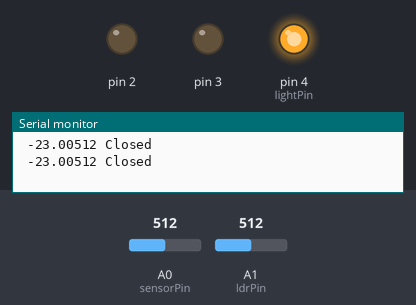
This sketch was run on a simulated Arduino Uno, built with avr-gcc and run on an emulated ATmega328P. On the bench: output pins drawn as LEDs (lit = HIGH), the last lines printed to the serial monitor. The test bench sets the inputs (shaded band); at power-on: A0 (sensorPin) = 512, A1 (ldrPin) = 512.

Above: at 1.8 s.
1.9 s: A0 (sensorPin) set to 553
3.4 s: A0 (sensorPin) set to 578
At 4.7 s:
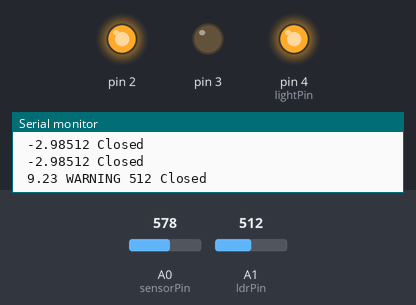
5.5 s: A1 (ldrPin) set to 0
At 6.3 s:
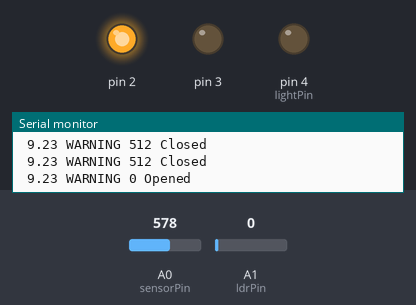
7.5 s: A0 (sensorPin) set to 511
At 9.1 s:
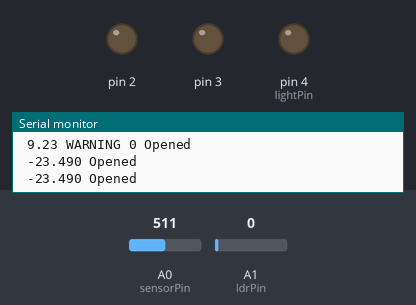
9.5 s: A0 (sensorPin) set to 716
At 10.7 s:
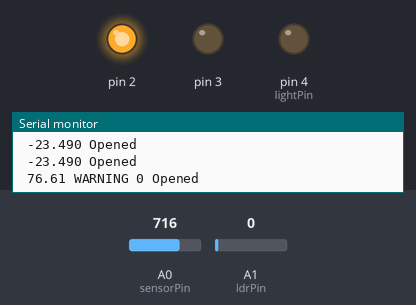
11.5 s: A0 (sensorPin) set to 306
At 13.5 s:
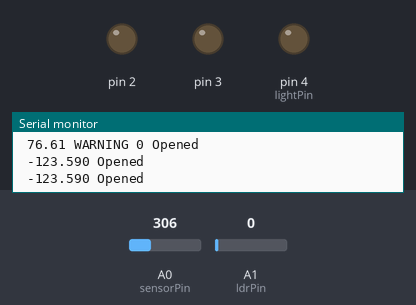
Timing chart, 0 to 14.5 s (numbered marks = the images above; inputs shaded):
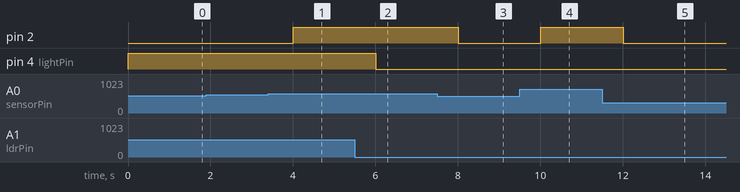

The sketch:

Assignment1Prac.ino
```cpp
const int ldrPin = A1;
const int sensorPin = A0;
float sensorValue;
float voltageOut;
const int lightPin = 4;   // Output for light detection

float temperatureC;
float temperatureF;

// uncomment if using LM335
float temperatureK;

void setup() {
  pinMode(sensorPin, INPUT);
  pinMode(ldrPin, INPUT);
  Serial.begin(9600);
  pinMode(2,OUTPUT);
  pinMode(3,OUTPUT);
   pinMode(lightPin, OUTPUT);
//  digitalWrite(3,LOW);
}

void loop() {
  sensorValue = analogRead(sensorPin);
  voltageOut = (sensorValue * 5000) / 1024;
  // calculate temperature for LM335
  temperatureK = voltageOut / 10;
  temperatureC = temperatureK - 273;
  temperatureF = (temperatureC * 1.8) + 32;

  Serial.print(" ");
  Serial.print(temperatureC);

  if (temperatureC >= 5 ) {
    Serial.print(" WARNING ");
    digitalWrite(2,HIGH);
  } else if (temperatureC <=5) {
    digitalWrite(2,LOW);
    digitalWrite(3,LOW);
    }


  // Check LDR sensor for light
  int lightValue = analogRead(ldrPin);
//  Serial.print("LDR Value: ");
  Serial.print(lightValue);

  if (lightValue > 0) {

    digitalWrite(lightPin, HIGH);
    Serial.println(" Closed");// Turn on lightPin if light is detected
  } else{
    digitalWrite(lightPin, LOW); // Turn off lightPin if no light is detected
    Serial.println(" Opened");
  }


  delay(1000);
}
```

Measured:
- the behaviour switches between 569 and 570 on A0 (sensorPin) (found by bisection; images 0 and 1)
- after the input at 3.4 s, pin 2: LOW → HIGH after 0.60 s
- after the input at 5.5 s, pin 4 (lightPin): HIGH → LOW after 0.51 s
- after the input at 7.5 s, pin 2: HIGH → LOW after 0.51 s
- after the input at 9.5 s, pin 2: LOW → HIGH after 0.51 s
- after the input at 11.5 s, pin 2: HIGH → LOW after 0.51 s
